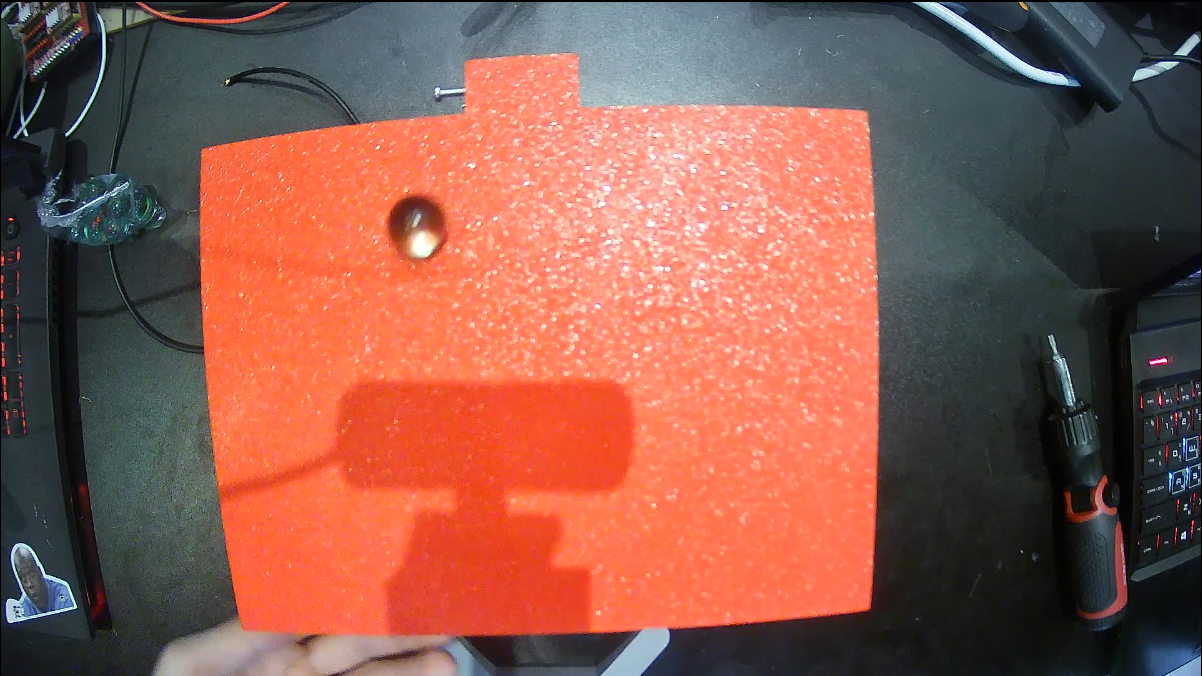
#> input picture OldBallViid/Ball1.png, 1202 x 676 px, found by its file name
$ jupyter execute noPTDevelopment.ipynb
#> lines starting #> are read from the running program, lines starting #| are printed output that depends on the picture; after the words box and inside, x2 and y2 are one past the last pixel; in counts of white or black regions, pixels touching at a corner belong together
[cell 1]
import cv2
import numpy as np
import matplotlib.pyplot as plt
import os

# Assume original_bgr is already loaded and circles is obtained from HoughCircles.
# For demonstration, here's how you might load your image:
data_name = "Ball1.png"
data_folder = os.path.join(os.getcwd(), "TestData")
original_bgr = cv2.imread(os.path.join(data_folder, data_name))
#> original_bgr is the input picture: shape (676, 1202, 3); mean B, G, R 79.1, 90.9, 140.4

# Convert to grayscale and blur for circle detection.
gray = cv2.cvtColor(original_bgr, cv2.COLOR_BGR2GRAY)
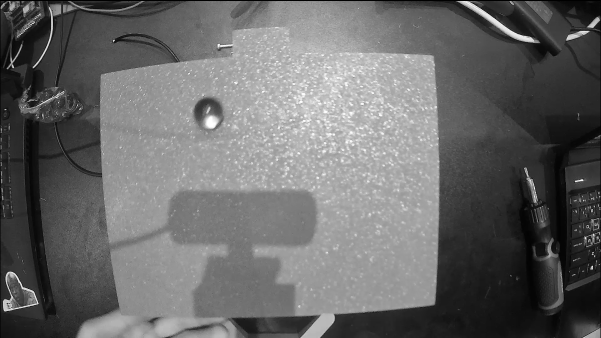
#> gray: shape (676, 1202) (shown at 1/2 size); min 0, max 255, mean 104.4
gray_blurred = cv2.medianBlur(gray, 5)

# Detect circles using Hough Circle Transform.
circles = cv2.HoughCircles(
    gray_blurred,
    cv2.HOUGH_GRADIENT,
    dp=1,
    minDist=20,
    param1=50,
    param2=30,
    minRadius=5,
    maxRadius=50
)
#> circles = 80 rows, first 8: [710.5, 184.5, 49.4], [659.5, 187.5, 42.7], [629.5, 158.5, 49.4], [711.5, 211.5, 49.4], [563.5, 195.5, 49.4], [746.5, 244.5, 49.4], [603.5, 192.5, 40.5], [531.5, 249.5, 45]

# If circles were detected, annotate them on the original image.
if circles is not None:
    circles = np.uint16(np.around(circles))
#> circles = 80 rows, first 8: [710, 184, 49], [660, 188, 43], [630, 158, 49], [712, 212, 49], [564, 196, 49], [746, 244, 49], [604, 192, 40], [532, 250, 45]
    print("All detected circles:", circles)
#> (printed output is left out)

    for i, (x_center, y_center, radius) in enumerate(circles[0]):
        print(f"Circle {i}: center=({x_center},{y_center}), radius={radius}")
        # Draw the circle's outer boundary.
        cv2.circle(original_bgr, (x_center, y_center), radius, (255, 0, 0), 2)
        # Draw the center of the circle.
        cv2.circle(original_bgr, (x_center, y_center), 2, (0, 255, 255), -1)
        # Label the circle number at its center.
        cv2.putText(original_bgr,
                    str(i),
                    (x_center, y_center),
                    cv2.FONT_HERSHEY_SIMPLEX,
                    1.0,
                    (0, 255, 0),
                    2,
                    cv2.LINE_AA)
#> this loop made 80 passes
#> (printed output is left out)
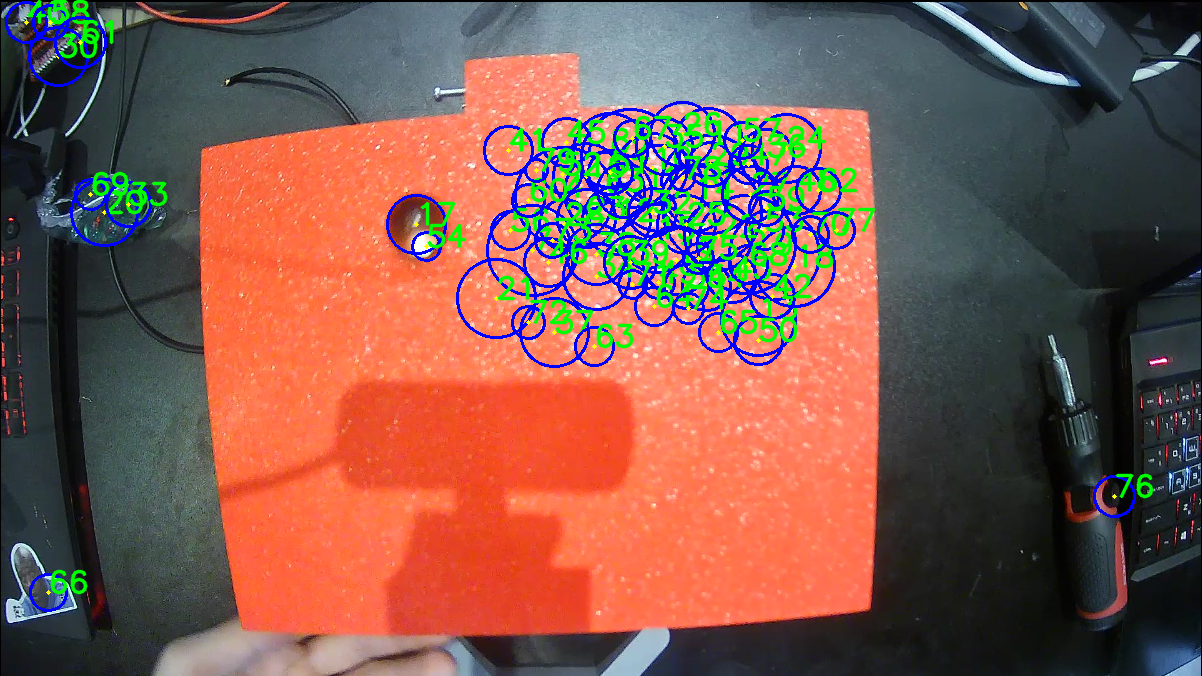
#> original_bgr: shape (676, 1202, 3); 6.89% of pixels changed, all inside (x1, y1, x2, y2) = (5, 0, 1154, 612)
else:
    print("No circles detected.")

# Convert BGR to RGB for matplotlib display.
output_rgb = cv2.cvtColor(original_bgr, cv2.COLOR_BGR2RGB)

plt.figure(figsize=(8, 6))
plt.imshow(output_rgb)
plt.title("Detected Circles with Labels")
plt.axis('off')
plt.show()

[cell 2]
correct_ball = 17 #The ball in picture above
print(circles[0][correct_ball])
#| [416 224  29]

# print(f"Circle {i}: center=({x_center},{y_center}), radius={radius}")

[cell 3]
import cv2
import numpy as np
import matplotlib.pyplot as plt
import os

# ------------------------------------------------------
# STEP 1: DETECT THE RED BASE AND FIND ITS CENTER
# ------------------------------------------------------
data_name = "Ball1.png"
data_folder = os.path.join(os.getcwd(), "TestData")
original_bgr = cv2.imread(os.path.join(data_folder, data_name))


# Convert to HSV
hsv = cv2.cvtColor(original_bgr, cv2.COLOR_BGR2HSV)
#> hsv: shape (676, 1202, 3); mean H, S, V 53, 105.4, 148.9

# Define red thresholds in HSV
lower_red1 = np.array([0, 120, 70])
upper_red1 = np.array([10, 255, 255])
lower_red2 = np.array([170, 120, 70])
upper_red2 = np.array([180, 255, 255])

mask1 = cv2.inRange(hsv, lower_red1, upper_red1)
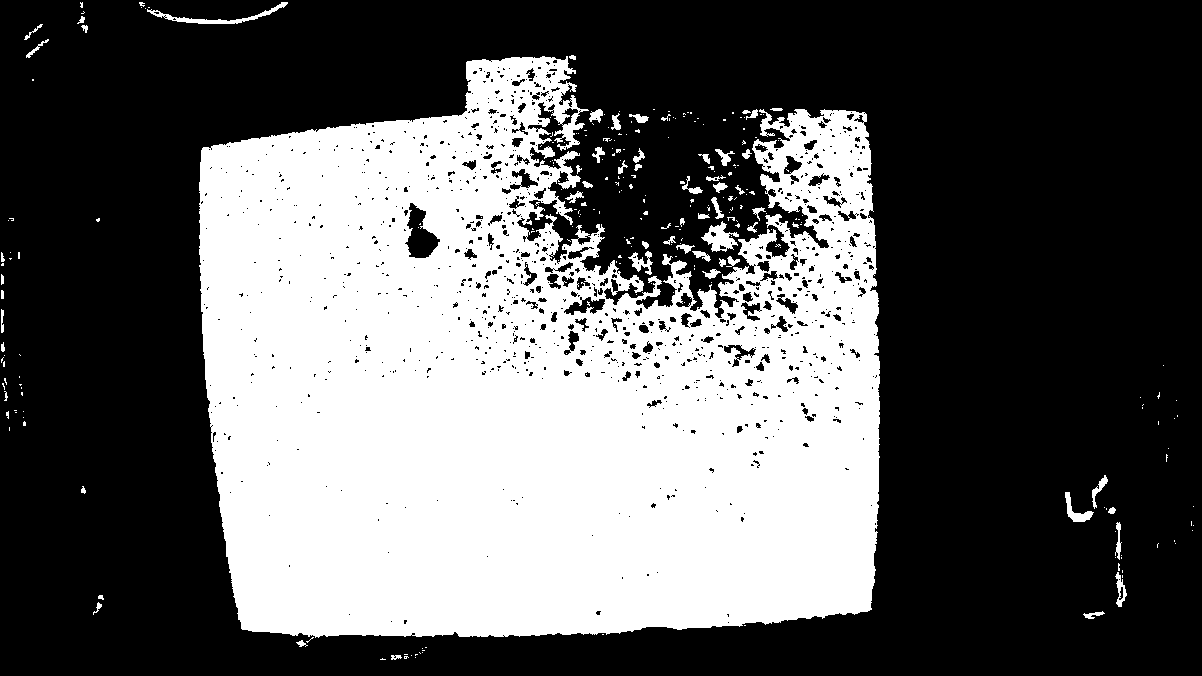
#> mask1: shape (676, 1202); 37.3% white; 280 white regions (219 under 20 px), largest, box (x1, y1, x2, y2) and area: (199, 56, 880, 638) 297548, (147, 2, 288, 24) 579, (701, 221, 739, 252) 566
mask2 = cv2.inRange(hsv, lower_red2, upper_red2)
#> mask2: shape (676, 1202); 0.22% white in thin lines or dots
mask = mask1 | mask2
#> mask: shape (676, 1202); 37.6% white; 275 white regions (204 under 20 px), largest, box (x1, y1, x2, y2) and area: (199, 56, 880, 643) 298174, (1083, 522, 1128, 619) 773, (147, 2, 288, 25) 667

# Morphological cleanup
kernel = np.ones((5, 5), np.uint8)
mask = cv2.morphologyEx(mask, cv2.MORPH_OPEN, kernel)
#> mask: shape (676, 1202); 36% white; 76 white regions, largest, box (x1, y1, x2, y2) and area: (199, 57, 880, 637) 285299, (1112, 525, 1127, 611) 607, (742, 233, 776, 265) 561
mask = cv2.morphologyEx(mask, cv2.MORPH_CLOSE, kernel)
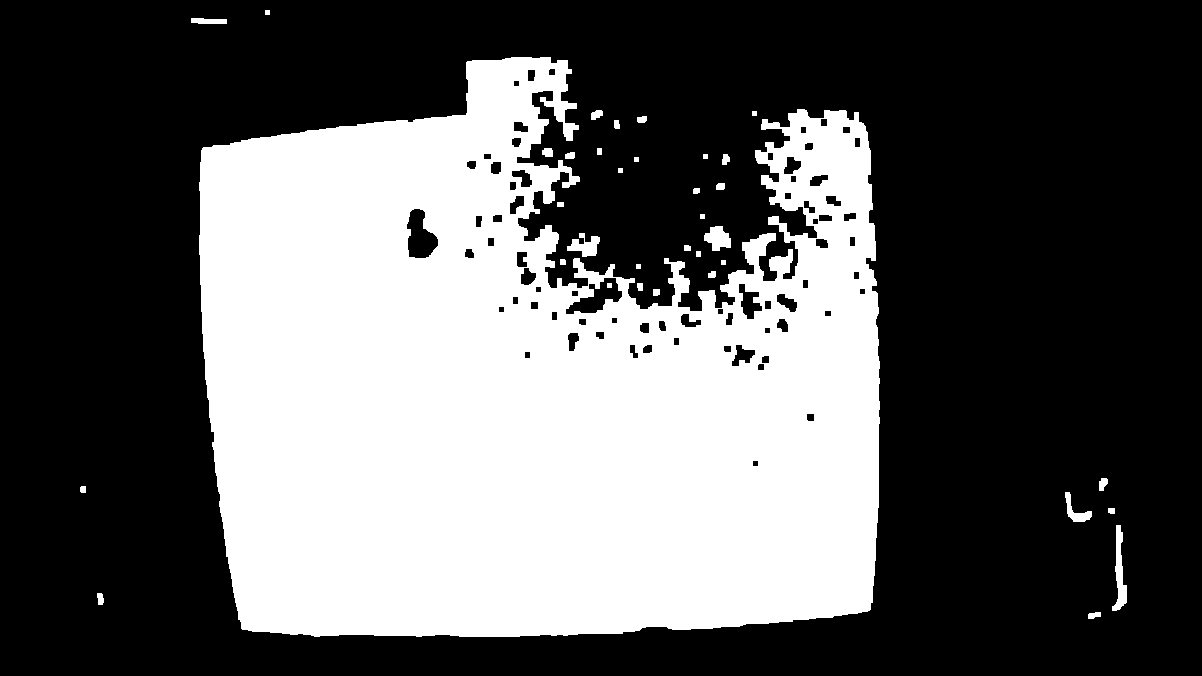
#> mask: shape (676, 1202); 37.1% white; 36 white regions

# Find contours
contours, _ = cv2.findContours(mask, cv2.RETR_EXTERNAL, cv2.CHAIN_APPROX_SIMPLE)
#> contours = 35 contours, 8 with area under 20; largest, box (x1, y1, x2, y2) and area: (199, 57, 880, 637) 302959, (1112, 525, 1127, 611) 518, (704, 226, 731, 251) 407, (567, 233, 600, 257) 366, (1065, 492, 1092, 522) 253
if len(contours) == 0:
    print("No red base detected.")
    exit()

# Sort by area and pick the largest
contours = sorted(contours, key=cv2.contourArea, reverse=True)
base_contour = contours[0]
#> base_contour = contour of 1129 points, box (x1, y1, x2, y2) (199, 57, 880, 637), area 302959

# Get the moments of the largest red contour
M_base = cv2.moments(base_contour)
#> M_base = moments, m00 302959, centre m10/m00, m01/m00 = (527.4, 390.6)
if M_base["m00"] != 0:
    base_cx = int(M_base["m10"] / M_base["m00"])
#> base_cx = 527
    base_cy = int(M_base["m01"] / M_base["m00"])
#> base_cy = 390
    base_center = (base_cx, base_cy)
#> base_center = (527, 390)
    # Draw a small circle at the base center
    cv2.circle(original_bgr, base_center, 5, (0, 255, 0), -1)
#> original_bgr: shape (676, 1202, 3); 0.01% of pixels changed, all inside (x1, y1, x2, y2) = (522, 385, 533, 396)
    print(f"Base center (in pixels): {base_center}")
#| Base center (in pixels): (527, 390)
else:
    print("Could not compute base center.")
    exit()

# ------------------------------------------------------
# STEP 2: DETECT THE BALL AND FIND ITS CENTER
# ------------------------------------------------------
# Option A: Hough Circles (if the ball is fairly round)
# Convert to grayscale and blur
gray = cv2.cvtColor(original_bgr, cv2.COLOR_BGR2GRAY)
gray_blurred = cv2.medianBlur(gray, 5)

circles = cv2.HoughCircles(
    gray_blurred,
    cv2.HOUGH_GRADIENT,
    dp=1,
    minDist=20,
    param1=50,
    param2=30,
    minRadius=5,
    maxRadius=30
)
#> circles = [[415.5, 224.5, 29.4], [425.5, 246.5, 13.8]]

if circles is not None:
    circles = np.uint16(np.around(circles))
#> circles = [[416, 224, 29], [426, 246, 14]]
    # Take the first circle
    x_center, y_center, radius = circles[0][0]
#> x_center = 416; y_center = 224; radius = 29
    ball_center = (x_center, y_center)
#> ball_center = (416, 224)

    # Draw the detected ball
    cv2.circle(original_bgr, ball_center, radius, (255, 0, 0), 2)   # outer circle
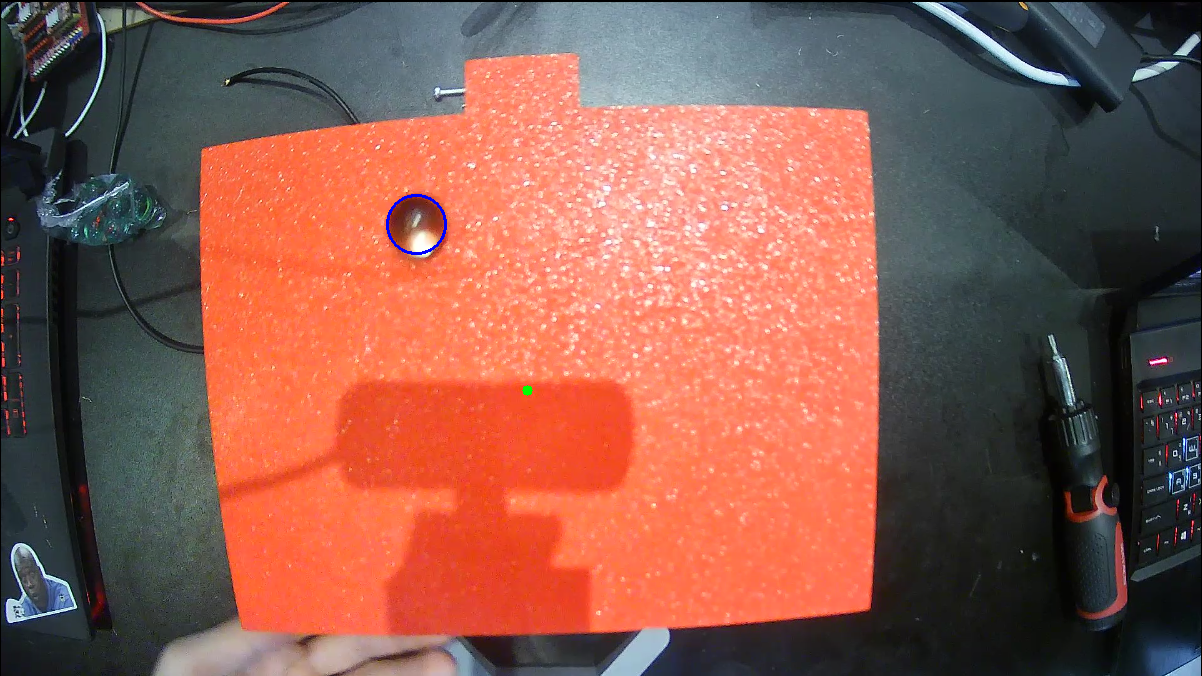
#> original_bgr: shape (676, 1202, 3); mean B, G, R 79.2, 90.8, 140.3
    cv2.circle(original_bgr, ball_center, 4, (0, 0, 255), -1)     # center
#> original_bgr: shape (676, 1202, 3); 0.01% of pixels changed, all inside (x1, y1, x2, y2) = (412, 220, 421, 229)

    print(f"Ball center (in pixels): {ball_center}")
#| Ball center (in pixels): (416, 224)

    # ------------------------------------------------------
    # STEP 3: COMPUTE DISTANCE (PIXELS) BETWEEN THE CENTERS
    # ------------------------------------------------------
    # errorX = ball_x - base_x
    # errorY = ball_y - base_y
    errorX = int(x_center) - base_cx
#> errorX = -111
    errorY = int(y_center) - base_cy
#> errorY = -166

    print(f"Pixel difference from base center to ball center: (errorX={errorX}, errorY={errorY})")
#| Pixel difference from base center to ball center: (errorX=-111, errorY=-166)

else:
    print("No ball detected using Hough Circles.")


# ------------------------------------------------------
# OPTIONAL: DISPLAY THE IMAGE
# ------------------------------------------------------
# Convert BGR to RGB for matplotlib
output_rgb = cv2.cvtColor(original_bgr, cv2.COLOR_BGR2RGB)

plt.figure(figsize=(8, 6))
plt.imshow(output_rgb)
plt.title("Base and Ball Detection (No Perspective Transform)")
plt.axis('off')
plt.show()

$ run again, with OldBallViid/Base.png copied over OldBallViid/Ball1.png
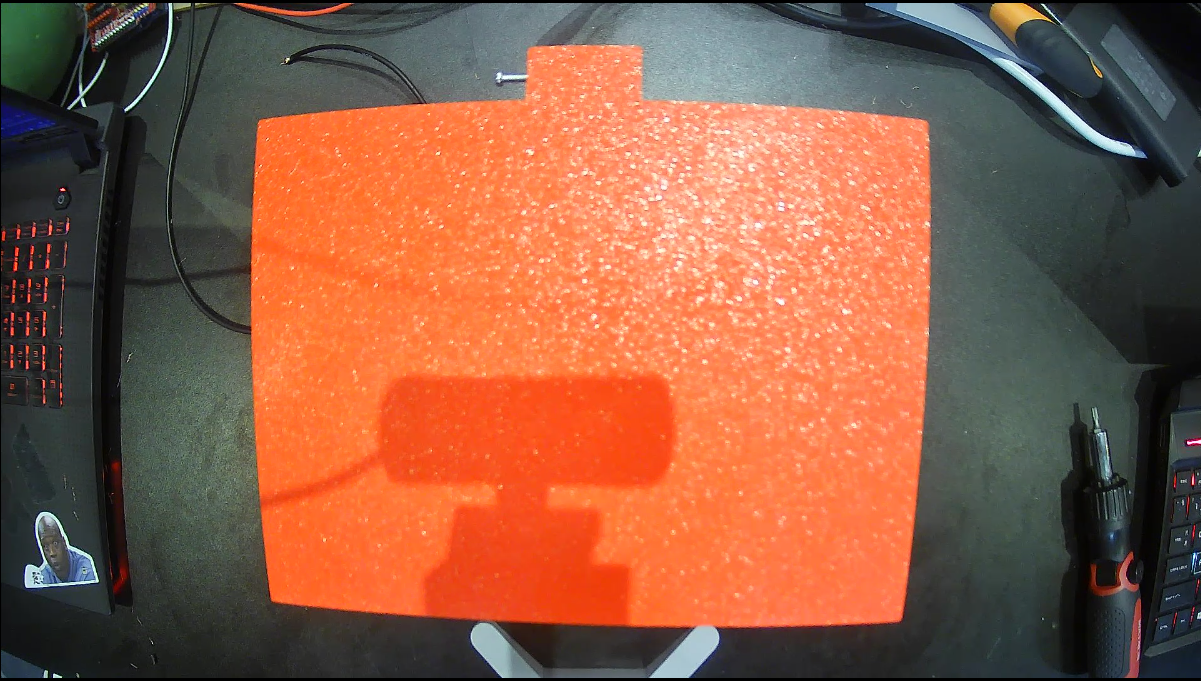
#> input picture OldBallViid/Base.png, 1201 x 681 px, found by its file name
#> original_bgr is the input picture: shape (681, 1201, 3); mean B, G, R 69.7, 92.2, 142.7
#> `gray = cv2.cvtColor(original_bgr, cv2.COLOR_BGR2GRAY)`:
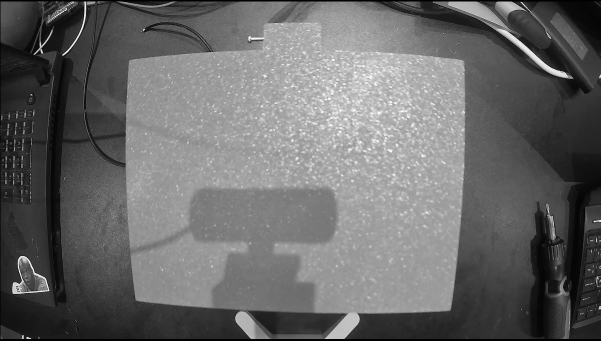
#> gray: shape (681, 1201) (shown at 1/2 size); min 0, max 253, mean 104.8
#> `circles = cv2.HoughCircles( gray_blurred, cv2.HOUGH_GRADIENT, dp=1, mi..`: circles = 83 rows, first 8: [626.5, 187.5, 49.4], [762.5, 180.5, 49.4], [711.5, 228.5, 42.7], [814.5, 309.5, 49.4], [653.5, 262.5, 42.7], [650.5, 201.5, 39.4], [806.5, 248.5, 42.7], [720.5, 253.5, 33.8]
#> `circles = np.uint16(np.around(circles))`: circles = 83 rows, first 8: [626, 188, 49], [762, 180, 49], [712, 228, 43], [814, 310, 49], [654, 262, 43], [650, 202, 39], [806, 248, 43], [720, 254, 34]
#> (printed output is left out)
#> the loop `for i, (x_center, y_center, radius) in enumerate(circles[0]):` made 83 passes
#> (printed output is left out)
#| [676 144  36]
#> hsv: shape (681, 1201, 3); mean H, S, V 47.1, 105.7, 149.2
#> mask1: shape (681, 1201); 38.1% white; 197 white regions (157 under 20 px), largest, box (x1, y1, x2, y2) and area: (248, 45, 931, 630) 307800, (236, 3, 352, 17) 595, (1091, 551, 1134, 596) 478
#> mask2: shape (681, 1201); 0.14% white in thin lines or dots
#> `mask = cv2.morphologyEx(mask, cv2.MORPH_CLOSE, kernel)`:
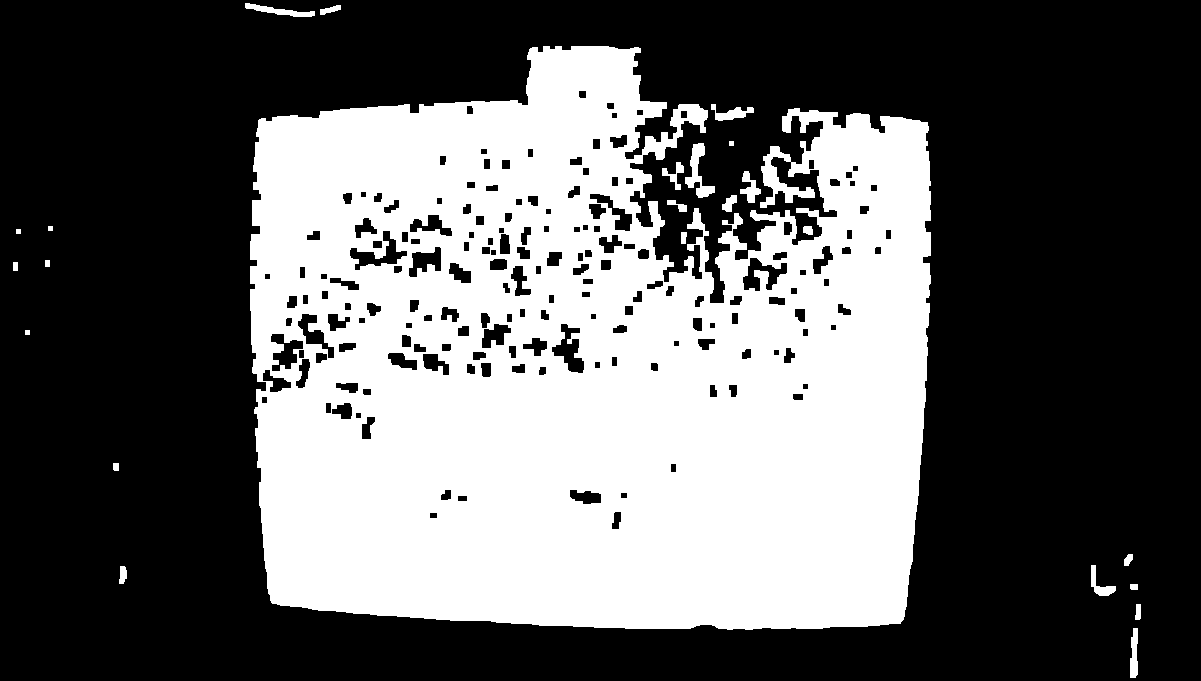
#> mask: shape (681, 1201); 38.3% white; 24 white regions
#> contours = 24 contours, 4 with area under 20; largest, box (x1, y1, x2, y2) and area: (250, 46, 931, 630) 325810, (685, 143, 715, 198) 540, (245, 3, 315, 17) 314, (711, 104, 754, 121) 279, (1130, 628, 1138, 678) 264
#> base_contour = contour of 1281 points, box (x1, y1, x2, y2) (250, 46, 931, 630), area 325810
#> M_base = moments, m00 325809.5, centre m10/m00, m01/m00 = (582.3, 369.3)
#> base_cx = 582
#> base_cy = 369
#> base_center = (582, 369)
#| Base center (in pixels): (582, 369)
#> `circles = cv2.HoughCircles( gray_blurred, cv2.HOUGH_GRADIENT, dp=1, mi..`: circles = [[697.5, 149.5, 14.9]]
#> `circles = np.uint16(np.around(circles))`: circles = [[698, 150, 15]]
#> `x_center, y_center, radius = circles[0][0]`: x_center = 698; y_center = 150; radius = 15
#> ball_center = (698, 150)
#| Ball center (in pixels): (698, 150)
#> errorX = 116
#> errorY = -219
#| Pixel difference from base center to ball center: (errorX=116, errorY=-219)
